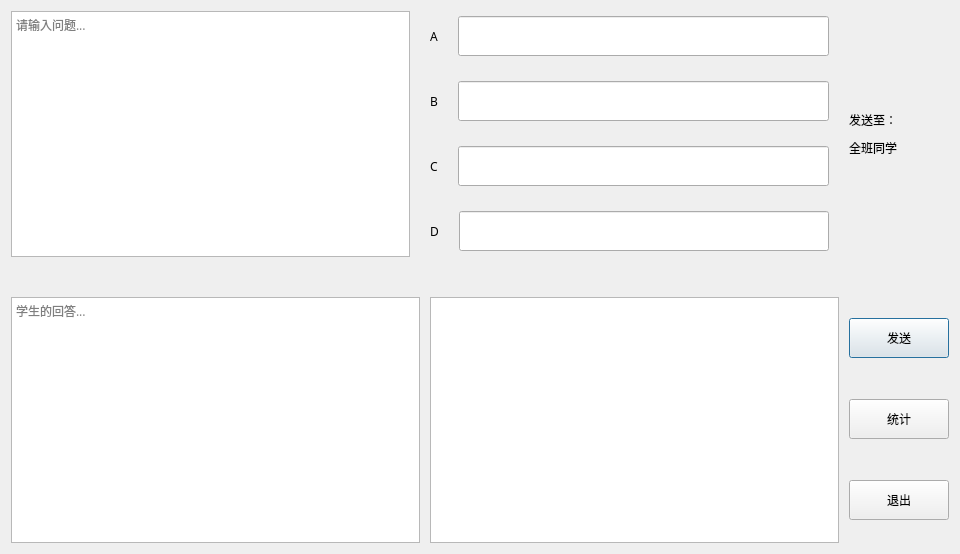
<?xml version="1.0" encoding="UTF-8"?>
<ui version="4.0">
 <class>QuestionWindow</class>
 <widget class="QDialog" name="QuestionWindow">
  <property name="geometry">
   <rect>
    <x>0</x>
    <y>0</y>
    <width>960</width>
    <height>554</height>
   </rect>
  </property>
  <property name="font">
   <font>
    <family>微软雅黑</family>
    <pointsize>9</pointsize>
   </font>
  </property>
  <property name="windowTitle">
   <string>请编辑问题...</string>
  </property>
  <layout class="QVBoxLayout" name="verticalLayout_5">
   <item>
    <layout class="QVBoxLayout" name="verticalLayout_2">
     <property name="spacing">
      <number>40</number>
     </property>
     <item>
      <layout class="QHBoxLayout" name="horizontalLayout_2">
       <property name="spacing">
        <number>20</number>
       </property>
       <item>
        <widget class="QTextEdit" name="txtedtQues">
         <property name="font">
          <font>
           <family>微软雅黑</family>
           <pointsize>9</pointsize>
          </font>
         </property>
         <property name="placeholderText">
          <string>请输入问题...</string>
         </property>
        </widget>
       </item>
       <item>
        <layout class="QVBoxLayout" name="verticalLayout_4">
         <item>
          <layout class="QHBoxLayout" name="horizontalLayout">
           <item>
            <widget class="QLabel" name="label_3">
             <property name="text">
              <string>A</string>
             </property>
            </widget>
           </item>
           <item>
            <widget class="QLineEdit" name="edtQptionA">
             <property name="minimumSize">
              <size>
               <width>0</width>
               <height>40</height>
              </size>
             </property>
             <property name="placeholderText">
              <string/>
             </property>
            </widget>
           </item>
          </layout>
         </item>
         <item>
          <layout class="QHBoxLayout" name="horizontalLayout_3">
           <item>
            <widget class="QLabel" name="label_4">
             <property name="text">
              <string>B</string>
             </property>
            </widget>
           </item>
           <item>
            <widget class="QLineEdit" name="edtQptionB">
             <property name="minimumSize">
              <size>
               <width>0</width>
               <height>40</height>
              </size>
             </property>
             <property name="placeholderText">
              <string/>
             </property>
            </widget>
           </item>
          </layout>
         </item>
         <item>
          <layout class="QHBoxLayout" name="horizontalLayout_4">
           <item>
            <widget class="QLabel" name="label_5">
             <property name="text">
              <string>C</string>
             </property>
            </widget>
           </item>
           <item>
            <widget class="QLineEdit" name="edtQptionC">
             <property name="minimumSize">
              <size>
               <width>0</width>
               <height>40</height>
              </size>
             </property>
             <property name="text">
              <string/>
             </property>
             <property name="placeholderText">
              <string/>
             </property>
            </widget>
           </item>
          </layout>
         </item>
         <item>
          <layout class="QHBoxLayout" name="horizontalLayout_5">
           <item>
            <widget class="QLabel" name="label_6">
             <property name="text">
              <string>D</string>
             </property>
            </widget>
           </item>
           <item>
            <widget class="QLineEdit" name="edtQptionD">
             <property name="minimumSize">
              <size>
               <width>0</width>
               <height>40</height>
              </size>
             </property>
             <property name="placeholderText">
              <string/>
             </property>
            </widget>
           </item>
          </layout>
         </item>
        </layout>
       </item>
       <item>
        <layout class="QVBoxLayout" name="verticalLayout_3">
         <property name="spacing">
          <number>10</number>
         </property>
         <item>
          <spacer name="verticalSpacer">
           <property name="orientation">
            <enum>Qt::Vertical</enum>
           </property>
           <property name="sizeHint" stdset="0">
            <size>
             <width>20</width>
             <height>40</height>
            </size>
           </property>
          </spacer>
         </item>
         <item>
          <widget class="QLabel" name="label">
           <property name="font">
            <font>
             <family>微软雅黑</family>
             <pointsize>9</pointsize>
            </font>
           </property>
           <property name="text">
            <string>发送至：</string>
           </property>
          </widget>
         </item>
         <item>
          <widget class="QLabel" name="lblSendToName">
           <property name="minimumSize">
            <size>
             <width>100</width>
             <height>0</height>
            </size>
           </property>
           <property name="font">
            <font>
             <family>微软雅黑</family>
             <pointsize>9</pointsize>
            </font>
           </property>
           <property name="text">
            <string>全班同学</string>
           </property>
          </widget>
         </item>
         <item>
          <spacer name="verticalSpacer_2">
           <property name="orientation">
            <enum>Qt::Vertical</enum>
           </property>
           <property name="sizeHint" stdset="0">
            <size>
             <width>20</width>
             <height>40</height>
            </size>
           </property>
          </spacer>
         </item>
        </layout>
       </item>
      </layout>
     </item>
     <item>
      <layout class="QHBoxLayout" name="horizontalLayout_6">
       <property name="spacing">
        <number>10</number>
       </property>
       <item>
        <widget class="QTextEdit" name="txtedtAnswer">
         <property name="readOnly">
          <bool>true</bool>
         </property>
         <property name="placeholderText">
          <string>学生的回答...</string>
         </property>
        </widget>
       </item>
       <item>
        <widget class="QTableView" name="tableView"/>
       </item>
       <item>
        <layout class="QVBoxLayout" name="verticalLayout">
         <property name="spacing">
          <number>20</number>
         </property>
         <item>
          <widget class="QPushButton" name="btnSend">
           <property name="minimumSize">
            <size>
             <width>100</width>
             <height>40</height>
            </size>
           </property>
           <property name="font">
            <font>
             <family>微软雅黑</family>
             <pointsize>9</pointsize>
            </font>
           </property>
           <property name="text">
            <string>发送</string>
           </property>
          </widget>
         </item>
         <item>
          <widget class="QPushButton" name="btnCount">
           <property name="minimumSize">
            <size>
             <width>100</width>
             <height>40</height>
            </size>
           </property>
           <property name="text">
            <string>统计</string>
           </property>
          </widget>
         </item>
         <item>
          <widget class="QPushButton" name="btnQuit">
           <property name="minimumSize">
            <size>
             <width>100</width>
             <height>40</height>
            </size>
           </property>
           <property name="font">
            <font>
             <family>微软雅黑</family>
             <pointsize>9</pointsize>
            </font>
           </property>
           <property name="text">
            <string>退出</string>
           </property>
          </widget>
         </item>
        </layout>
       </item>
       <item>
        <spacer name="horizontalSpacer">
         <property name="orientation">
          <enum>Qt::Horizontal</enum>
         </property>
         <property name="sizeType">
          <enum>QSizePolicy::Fixed</enum>
         </property>
         <property name="sizeHint" stdset="0">
          <size>
           <width>0</width>
           <height>20</height>
          </size>
         </property>
        </spacer>
       </item>
      </layout>
     </item>
    </layout>
   </item>
  </layout>
 </widget>
 <resources/>
 <connections/>
</ui>
